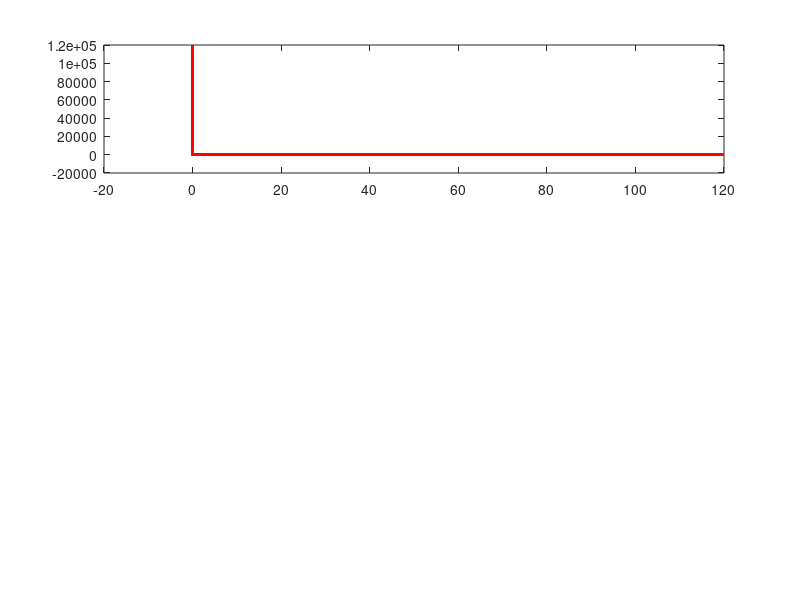

MATLAB code for this plot: (Note: this script raises an error after producing the figure.)
clear; clc; close all;
fid = fopen('bai_6.txt', 'r');
raw = textscan(fid, '%f%f%f%f%f%f%f%f%f', ...
    'Delimiter', ',', 'CommentStyle', '#', ...
    'HeaderLines', 3);
fclose(fid);

t_ms    = raw{1};
Ra      = raw{2};
Pa      = raw{3};
Rg      = raw{4};
Pg      = raw{5};
Yg      = raw{6};
Rkf     = raw{7};
Pkf     = raw{8};
Ykf     = raw{9};
t = t_ms / 1000; 
fprintf('Du lieu: %d mau | %.1f s | Fs = %.0f Hz\n', ...
    length(t), t(end)-t(1), 1/mean(diff(t)));

%% ===== 2. VE DO THI TONG QUAT =====
figure('Name','Bai 6 - Roll / Pitch / Yaw', 'Position',[100 100 1200 800]);

subplot(3,1,1);
plot(t, Ra, 'Color',[0.7 0.7 0.7], 'DisplayName','Accel');
hold on;
plot(t, Rg, 'b--', 'DisplayName','Gyro');
plot(t, Rkf, 'r', 'LineWidth',1.5, 'DisplayName','Kalman');
yline(45,'y:','45°','LabelVerticalAlignment','bottom');
yline(0,'y:');
xlabel('Thoi gian (s)'); ylabel('Goc (do)');
title('ROLL'); legend('Location','best'); grid on;

subplot(3,1,2);
plot(t, Pa, 'Color',[0.7 0.7 0.7], 'DisplayName','Accel');
hold on;
plot(t, Pg, 'b--', 'DisplayName','Gyro');
plot(t, Pkf, 'r', 'LineWidth',1.5, 'DisplayName','Kalman');
yline(30,'y:','30°','LabelVerticalAlignment','bottom');
yline(0,'y:');
xlabel('Thoi gian (s)'); ylabel('Goc (do)');
title('PITCH'); legend('Location','best'); grid on;

subplot(3,1,3);
plot(t, Yg, 'b--', 'DisplayName','Gyro');
hold on;
plot(t, Ykf, 'r', 'LineWidth',1.5, 'DisplayName','Kalman');
xlabel('Thoi gian (s)'); ylabel('Goc (do)');
title('YAW (drift ro vi khong co Magnetometer)');
legend('Location','best'); grid on;

saveas(gcf, 'bai6_overview.png');

%% ===== 3. DANH GIA DO ON DINH KHI GIU ROLL 45 DO (5s - 15s) =====
mask_hold = (t >= 5) & (t <= 15);

mean_Rkf_hold = mean(Rkf(mask_hold));
std_Rkf_hold  = std(Rkf(mask_hold));
max_dev_hold  = max(abs(Rkf(mask_hold) - 45));

fprintf('\n--- ON DINH KHI GIU ROLL 45 do (5-15s) ---\n');
fprintf('  Gia tri trung binh KF  : %.3f do\n', mean_Rkf_hold);
fprintf('  Do lech khoi 45 do     : %.3f do\n', mean_Rkf_hold - 45);
fprintf('  STD (nhieu)            : %.4f do\n', std_Rkf_hold);
fprintf('  Sai so dinh (max dev)  : %.3f do\n', max_dev_hold);

if max_dev_hold < 0.5
    fprintf('  => RAT TOT (< 0.5 do)\n');
elseif max_dev_hold < 1.0
    fprintf('  => TOT (< 1 do)\n');
else
    fprintf('  => CAN KIEM TRA (> 1 do)\n');
end

%% ===== 4. DANH GIA HOI TU VE 0 SAU KHI QUAY (15s - 17s) =====
mask_ret = (t >= 15) & (t <= 20);
t_ret    = t(mask_ret);
R_ret    = Rkf(mask_ret);

idx_conv = find(abs(R_ret) < 1.0, 1, 'first');
if ~isempty(idx_conv)
    t_conv = t_ret(idx_conv) - 15;
    fprintf('\n--- HOI TU VE 0 SAU KHI THA ROLL (bat dau t=15s) ---\n');
    fprintf('  Thoi gian hoi tu vao ±1 do : %.2f s\n', t_conv);
    if t_conv <= 2
        fprintf('  => XUAT SAC (< 2s)\n');
    elseif t_conv <= 3
        fprintf('  => TOT (< 3s)\n');
    else
        fprintf('  => CHAM (> 3s)\n');
    end
else
    fprintf('\n  [!] Khong hoi tu ve 0 trong doan 15-20s\n');
end

%% ===== 5. SO SANH VOI GOC CHUAN (0, 30, 45 do) =====
fprintf('\n--- SO SANH VOI GOC CHUAN ---\n');
fprintf('%-12s %-12s %-12s %-12s %-12s\n', ...
    'Goc chuan','t_start','Mean_KF','Error(do)','Danh gia');

ref_angles = [0, 45, 0, 30, 0];
ref_tstart = [1, 5, 17, 22, 27];
ref_tend   = [3, 15, 20, 27, 29];

for i = 1:length(ref_angles)
    mask_i = (t >= ref_tstart(i)) & (t <= ref_tend(i));
    if ref_angles(i) == 0
        val = mean(Rkf(mask_i));
        if i >= 4
            val = mean(Pkf(mask_i));
        end
    elseif ref_angles(i) == 45
        val = mean(Rkf(mask_i));
    elseif ref_angles(i) == 30
        val = mean(Pkf(mask_i));
    end
    err = abs(val - ref_angles(i));
    if err < 0.5
        grade = 'Rat tot';
    elseif err < 1.0
        grade = 'Tot';
    else
        grade = 'Can check';
    end
    fprintf('%-12d %-12.1f %-12.3f %-12.3f %-12s\n', ...
        ref_angles(i), ref_tstart(i), val, err, grade);
end

%% ===== 6. DANH GIA DO TRE (LATENCY) =====
t_roll = t((t>=3) & (t<=6));
R_roll_kf = Rkf((t>=3) & (t<=6));
R_roll_ac = Ra((t>=3) & (t<=6));
idx_ac  = find(R_roll_ac > 5, 1, 'first');
idx_kf  = find(R_roll_kf > 5, 1, 'first');
if ~isempty(idx_ac) && ~isempty(idx_kf)
    latency_ms = (t_roll(idx_kf) - t_roll(idx_ac)) * 1000;
    fprintf('\n--- DO TRE (LATENCY) ---\n');
    fprintf('  Accel vuot 5 do tai t = %.3f s\n', t_roll(idx_ac));
    fprintf('  KF vuot 5 do tai    t = %.3f s\n', t_roll(idx_kf));
    fprintf('  Do tre KF so Accel    : %.1f ms\n', latency_ms);
    if abs(latency_ms) < 10
        fprintf('  => RAT THAP (< 10ms)\n');
    elseif abs(latency_ms) < 50
        fprintf('  => CHAP NHAN DUOC (< 50ms)\n');
    else
        fprintf('  => CAO, can chinh lai Q/R\n');
    end
end

%% ===== 7. DO DRIFT YAW (29-35s) =====
mask_yaw = (t >= 29) & (t <= 35);
yaw_start = Yg(find(mask_yaw, 1, 'first'));
yaw_end   = Yg(find(mask_yaw, 1, 'last'));
drift_rate = (yaw_end - yaw_start) / 6;
fprintf('\n--- DRIFT YAW (29-35s, khong co Magnetometer) ---\n');
fprintf('  Toc do drift         : %.3f do/s\n', drift_rate);
fprintf('  Drift sau 6s         : %.2f do\n', yaw_end - yaw_start);
fprintf('  Note: can Magnetometer de khoa Yaw\n');

%% ===== 8. VE DO THI PHAN TICH RO HAN =====
figure('Name','Phan tich chi tiet', 'Position',[100 100 1200 500]);

subplot(1,2,1);
mask_p1 = (t >= 4) & (t <= 17);
plot(t(mask_p1), Ra(mask_p1), 'Color',[0.7 0.7 0.7], 'DisplayName','Accel');
hold on;
plot(t(mask_p1), Rkf(mask_p1), 'r', 'LineWidth',1.5, 'DisplayName','Kalman KF');
yline(45,'y--','45° chuan'); yline(0,'y--');
xlabel('t (s)'); ylabel('Roll (do)');
title('ROLL: tang - giu - ve'); legend; grid on;

subplot(1,2,2);
mask_p2 = (t >= 19) & (t <= 35);
yyaxis left;
plot(t(mask_p2), Pkf(mask_p2), 'r', 'LineWidth',1.5, 'DisplayName','Pitch KF');
ylabel('Pitch (do)');
yyaxis right;
plot(t(mask_p2), Yg(mask_p2), 'b--', 'DisplayName','Yaw Gyro');
ylabel('Yaw (do)');
xlabel('t (s)');
title('PITCH + YAW (drift)'); grid on; legend;

saveas(gcf, 'bai6_detail.png');

fprintf('\n=== HOAN TAT PHAN TICH BAI 6 ===\n');
fprintf('Da luu hinh: bai6_overview.png, bai6_detail.png\n');
